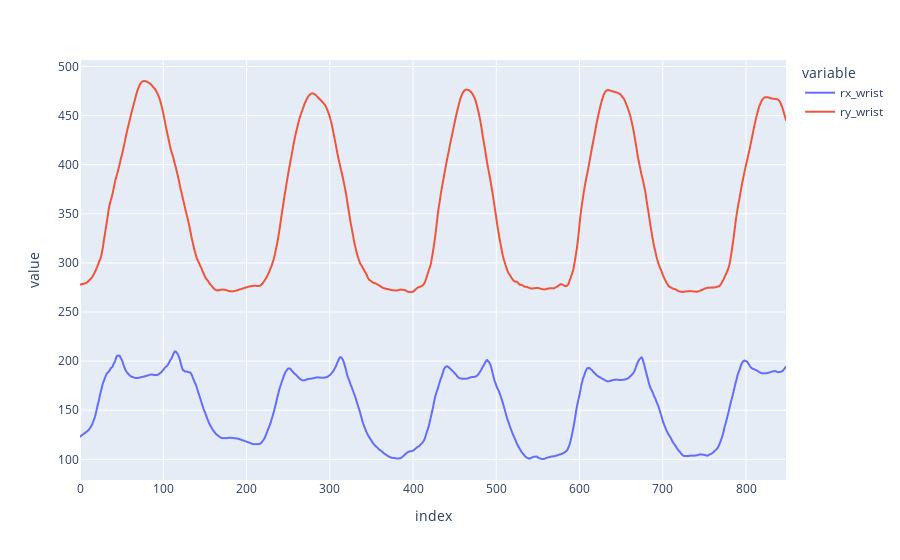

The cell this chart's notebook holds for it:
### Markdown cell above
Para eliminar los picos las filtramos

### Code cell
df = ft.apply_filter(df, df.columns)
fig = px.line(df, x = df.index, y = ['rx_wrist', 'ry_wrist'])
fig.show()

### Figure 1 — Plotly figure (JSON) as saved in the notebook; plotly's stock layout.template omitted (floating-point values rounded to 4 significant figures; data arrays with more than 128 entries replaced by an {"elided": "..."} marker saying what was removed)
{"data": [{"hovertemplate": "variable=rx_wrist<br>index=%{x}<br>value=%{y}<extra></extra>", "legendgroup": "rx_wrist", "line": {"color": "#636efa", "dash": "solid"}, "marker": {"symbol": "circle"}, "mode": "lines", "name": "rx_wrist", "showlegend": true, "type": "scattergl", "x": {"elided": "849 int values"}, "xaxis": "x", "y": {"elided": "849 float values"}, "yaxis": "y"}, {"hovertemplate": "variable=ry_wrist<br>index=%{x}<br>value=%{y}<extra></extra>", "legendgroup": "ry_wrist", "line": {"color": "#EF553B", "dash": "solid"}, "marker": {"symbol": "circle"}, "mode": "lines", "name": "ry_wrist", "showlegend": true, "type": "scattergl", "x": {"elided": "849 int values"}, "xaxis": "x", "y": {"elided": "849 float values"}, "yaxis": "y"}], "layout": {"legend": {"title": {"text": "variable"}, "tracegroupgap": 0}, "margin": {"t": 60}, "xaxis": {"anchor": "y", "domain": [0, 1], "title": {"text": "index"}}, "yaxis": {"anchor": "x", "domain": [0, 1], "title": {"text": "value"}}}}
